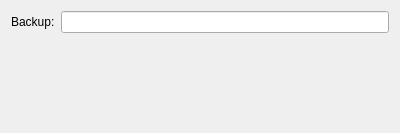
<?xml version="1.0" encoding="UTF-8"?>
<ui version="4.0">
 <class>BackupCreationWizardPageBackup</class>
 <widget class="QWizardPage" name="BackupCreationWizardPageBackup">
  <property name="geometry">
   <rect>
    <x>0</x>
    <y>0</y>
    <width>400</width>
    <height>133</height>
   </rect>
  </property>
  <property name="windowTitle">
   <string>WizardPage</string>
  </property>
  <property name="title">
   <string>Backup finished</string>
  </property>
  <property name="subTitle">
   <string>Below you find an encrypted backup of your identity, which can be used to restore this identity on a Smartphone. Keep it safe. Do note that this backup does not contain contacts and/or message history.</string>
  </property>
  <layout class="QFormLayout" name="formLayout">
   <item row="0" column="0">
    <widget class="QLabel" name="lblBackupString">
     <property name="text">
      <string>Backup:</string>
     </property>
    </widget>
   </item>
   <item row="0" column="1">
    <widget class="QLineEdit" name="edtBackupString"/>
   </item>
  </layout>
 </widget>
 <resources/>
 <connections/>
</ui>
